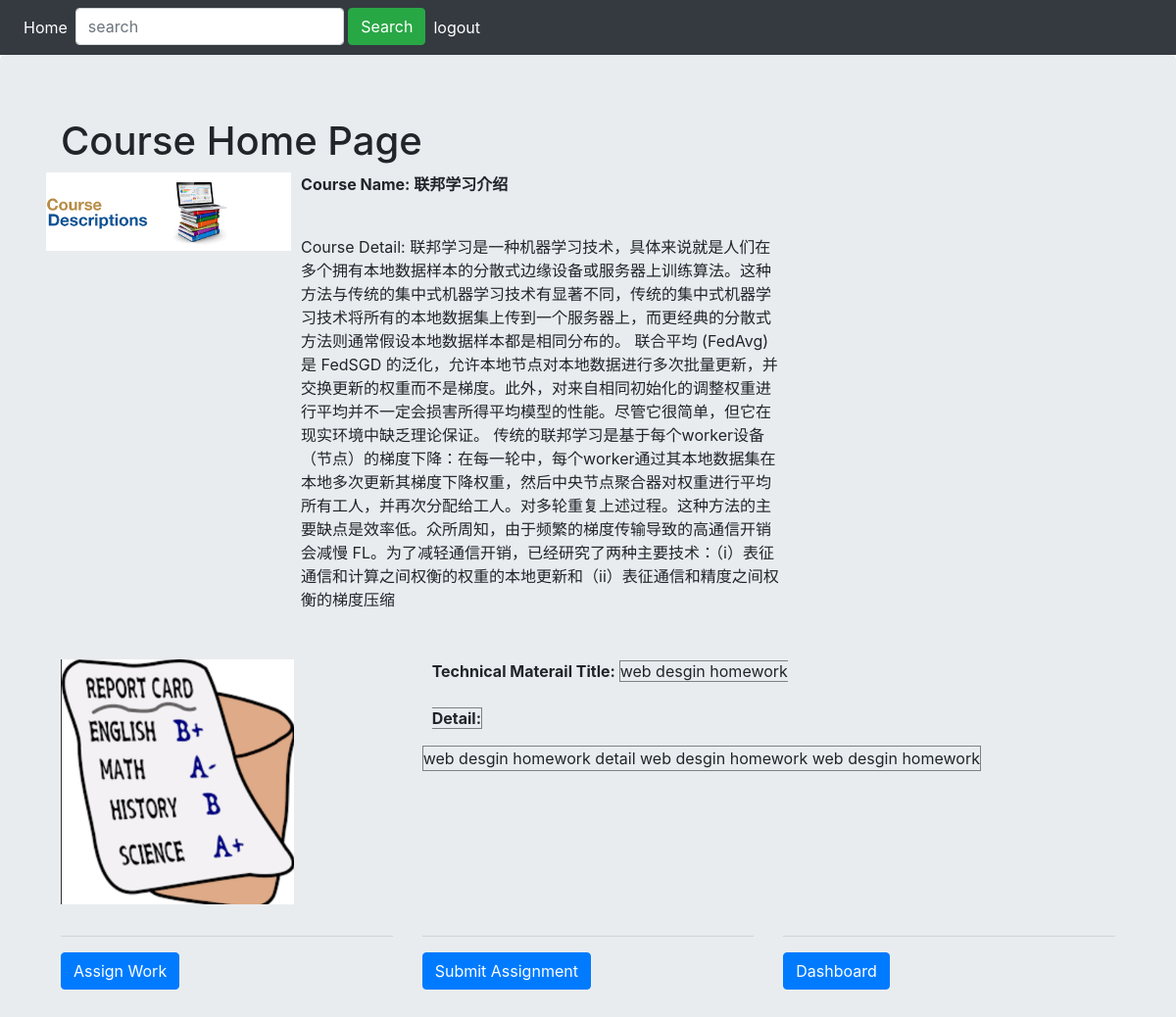
/course/1 (signed in), run on the app's committed database.
### i4wsgi.py (models this page shows, shortened)
class Blog(db.Model):
    id = db.Column(db.Integer, primary_key=True)
    title = db.Column(db.String(100))
    text = db.Column(db.Text)

class TeacherWork(db.Model):
    id = db.Column(db.Integer, primary_key=True)
    title = db.Column(db.String(80), unique=True)
    detail = db.Column(db.String(500))
    answer = db.Column(db.String(5000))
    course_id = db.Column(db.Integer)

### i4wsgi.py (the view)
@app.route("/course/<id>", methods=["GET"])
def course_home(id):
    if request.method == "GET":
        blog = Blog.query.filter_by(id=id).first_or_404()
        teacherWork = TeacherWork.query.filter_by(course_id=id).first()
        print(id, blog, "in query_blog", "@" * 20)
        return rt("course.html", blog=blog, teacherWork=teacherWork)
    else:
        return "", 204

### movie/templates/course.html (shortened to what this page needs)
<!DOCTYPE html>
<html lang="en">
  <head>
    <link rel='stylesheet' href='/static/bootstrap-4.5.2-dist/css/bootstrap.min.css'>
  </head>
  <body>
<nav class="navbar navbar-expand-lg navbar-dark bg-dark">
  <div class="collapse navbar-collapse" id="navbarSupportedContent">
    <ul class="navbar-nav mr-auto">
      <li class="nav-item active">
        <a class="nav-link" href="/home">Home <span class="sr-only">(current)</span></a>
      </li>
      <li class="nav-item active">
        <form class="form-inline my-2 my-lg-0 navbar-right" action="/home" method="POST">
                <div class="form-group">
                  <input type="text" name="keyword" placeholder="search" class="form-control" autofocus>&nbsp;
                </div>
              <input type="submit" value="Search" class="btn btn-success">
        </form>
      </li>
      <li class="nav-item active">
         {% if  session['logged_in'] %}
         <a class="nav-link" href="/logout">logout <span class="sr-only">(current)</span></a>
  {% endif %}
      </li>
    </ul>
  </div>
</nav>
    <div class="jumbotron">
      <div class="container">
<div class="container">
   <h1>Course Home Page</h1>
  <div class="row">
    <div class="col-md4">
              <figure>
            <img src="/static/images/course.png" class="img-fluid" style="height:80px;">
        </figure>
    </div>
    <div class="col-md4">
        <p style="width:500px;padding-left:10px;font-weight: bold;">Course Name:
{{ blog.title }}
        </p>
        <br/>
        <p style="width:500px;padding-left:10px;">Course Detail: {{ blog.text }}
        </p>
    </div>
  </div>
  <div class="row">
  </div>
  <div class="row">
    <div class="col-sm-4">
              <figure>
            <img src="/static/images/ml.png" class="img-fluid" style="height:250px;">
        </figure>
    </div>
    <div class="col-sm-8">
        <p style="width:500px;padding-left:10px;">
            <span style="font-weight:bold;">Technical Materail Title: </span>
            <span id="titleLbl" style="border: 1px solid gray; " >
              <span>
     {{teacherWork.title}}
  </span>
       <br/><br/>
        <span style="font-weight:bold;">Detail: </span>
        <br/>
        <div style="border: 1px solid gray; display: inline-block">
      {{teacherWork.detail}}
        </div>
      </p>
    </div>
  </div>
    <div class="row">
      <div class="col-sm-4">
      <hr/>
      {% if session['isadmin'] and session['logged_in'] %}
      <button type="button" class="btn btn-primary" onclick="relocate_assignwork()">Assign Work</button>
      {% else %}
      <button type="button" class="btn btn-primary" disabled> Assign Work</button>
      {% endif %}
      </div>
      <div class="col-sm-4">
      <hr/>
      <button type="button" class="btn btn-primary" onclick="relocate_student()">Submit Assignment</button>
      </div>
      <div class="col-sm-4">
    <hr/>
      <button type="button" class="btn btn-primary" onclick="relocate_dashboard()">Dashboard</button>
      </div>
    </div>
</div>
      </div>
    </div>
  </body>
</html>

### data on the page
Blog: title "联邦学习介绍", text "联邦学习是一种机器学习技术，具体来说就是人们在多个拥有本地数据样本的分散式边缘设备或服务器上训练算法。这种方法与传统的集中式机器学习技术有显著不同，传统的集中式机器学习技术将所有的本地数据集上传到一个服务器上，而更经典的分散式方法则通常假设本地数据样本都是相同分布的。 联合平均 (FedAvg) 是 FedSGD 的泛化，允许本地节点对本地数据进行多次批量更新，并交换更新的权重而不是梯度。此外，对来自相同初始化的调整权重进行平均并不一定会损害所得平均模型的性能。尽管它很简单，但它在现实环境中缺乏理论保证。 传统的联邦学习是基于每个worker设备（节点）的梯度下降：在每一轮中，每个worker通过其本地数据集在本地多次更新其梯度下降权重，然后中央节点聚合器对权重进行平均所有工人，并再次分配给工人。对多轮重复上述过程。这种方法的主要缺点是效率低。众所周知，由于频繁的梯度传输导致的高通信开销会减慢 FL。为了减轻通信开销，已经研究了两种主要技术：（i）表征通信和计算之间权衡的权重的本地更新和（ii）表征通信和精度之间权衡的梯度压缩"
TeacherWork: title "web desgin homework", detail "web desgin homework detail web desgin homework web desgin homework"
